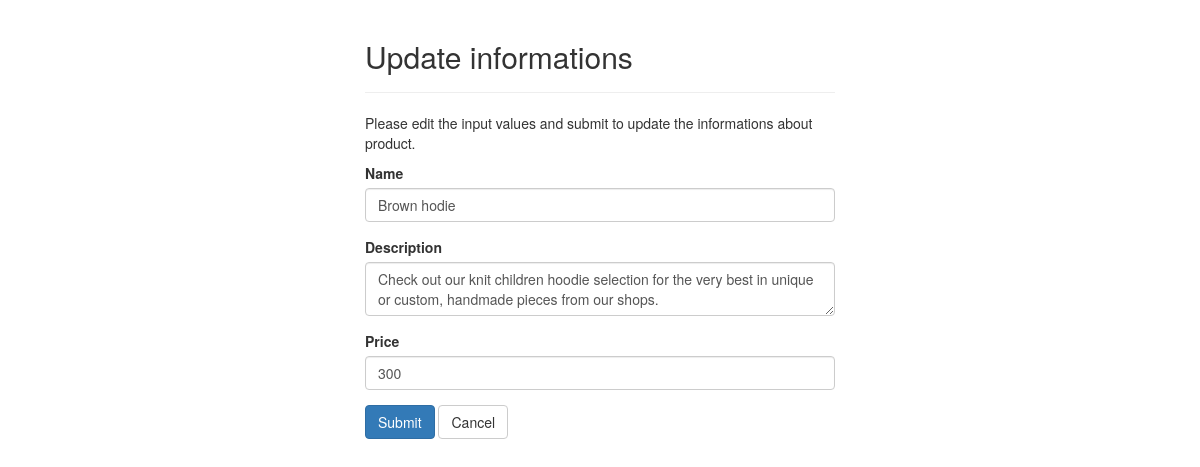
Screenshot of /update.php?id=30 with the database file from the repository.
### tables this page shows
CREATE TABLE `products` (
  `id` int(11) NOT NULL,
  `code` varchar(30) NOT NULL,
  `name` varchar(30) NOT NULL,
  `description` text NOT NULL,
  `price` int(11) NOT NULL,
  `picture` varchar(200) NOT NULL
);

### update.php (the view, shortened to what this page needs)
<?php
    require_once "config/config.php";
    $name = $description = $price = "";
    $name_err = $description_err = $price_err = "";
    if (isset($_POST["id"]) && !empty($_POST["id"])) {
        $id = $_POST["id"];
        $input_name = trim($_POST["name"]);
        if (empty($input_name)) {
            $name_err = "Please enter a name!";
        }elseif(!filter_var($input_name, FILTER_VALIDATE_REGEXP, array("options"=>array("regexp"=>"/^[a-zA-Z\s]+$/")))){
            $name_err = "Please enter a valid name!";
        }else{
            $name = $input_name;
        }
        $input_description = trim($_POST['description']);
        if (empty($input_description)) {
            $description_err = "Please enter an description of product!";
        }else{
            $description = $input_description;
        }
        $input_price = trim($_POST["price"]);
        if (empty($input_price)) {
            $price_err = "Please enter the price amount!";
        }elseif(!ctype_digit($input_price)){
            $price_err = "Please enter a positive digit!";
        }else{
            $price = $input_price;
        }
        if (empty($name_err) && empty($description_err) && empty($price_err)) {
            $sql = "UPDATE products SET name=?, description=?, price=? WHERE id=?";
            if ($stmt = mysqli_prepare($link, $sql)) {
                mysqli_stmt_bind_param($stmt, "ssii", $param_name, $param_description, $param_price, $param_id);
                $param_name = $name;
                $param_description = $description;
                $param_price = $price;
                $param_id = $id;
                if (mysqli_stmt_execute($stmt)) {
                    header("location: index.php");
                    exit();
                }else{
                    echo "Something went wrong! Please try again leter.";
                }
            }
            mysqli_stmt_close($stmt);
        }
        mysqli_close($link);
    }else{
        if (isset($_GET["id"]) && !empty(trim($_GET["id"]))) {
            $sql = "SELECT * FROM products WHERE id = ?";
            if ($stmt = mysqli_prepare($link, $sql)) {
                mysqli_stmt_bind_param($stmt, "i", $param_id);
                if (mysqli_stmt_execute($stmt)) {
                    $result = mysqli_stmt_get_result($stmt);
                    if (mysqli_num_rows($result) == 1) {
                        $row = mysqli_fetch_array($result, MYSQLI_ASSOC);
                        $name = $row["name"];
                        $description = $row["description"];
                        $price = $row["price"];
                    }else{
                        header("location: error.php");
                        exit();
                    }
                }else{
                    echo "Oops! Something went wrong. Please try again leter.";
                }
            }
        }else{
            header("location: error.php");
            exit();
        }
    }
?>
<!DOCTYPE html>
<html lang="en">
<head>
    <link rel="stylesheet" href="https://maxcdn.bootstrapcdn.com/bootstrap/3.3.7/css/bootstrap.css">
</head>
<body>
    <div class="wrapper">
        <div class="container-fluid">
            <div class="row">
                <div class="col-md-12">
                    <div class="page-header">
                        <h2>Update informations</h2>
                    </div>
                    <p>Please edit the input values and submit to update the informations about product.</p>
                    <form action="<?php echo htmlspecialchars(basename($_SERVER['REQUEST_URI']))?>" method="POST">
                        <div class="form-group<?php echo (!empty($name_err)) ? 'has-error': ''; ?>">
                            <label>Name</label>
                            <input type="text" name="name" class="form-control" value="<?php echo $name; ?>">
                        </div>
                        <div class="form-group<?php echo (!empty($description_err)) ? 'has-error': ''; ?>">
                            <label>Description</label>
                            <textarea name="description" class="form-control"><?php echo $description;?></textarea>
                        </div>
                        <div class="form-group <?php echo (!empty($price_err)) ? 'has-error' : ''; ?>">
                            <label>Price</label>
                            <input type="text" name="price" class="form-control" value="<?php echo $price; ?>">
                        </div>
                        <input type="submit" class="btn btn-primary" value="Submit">
                        <a href="index.php" class="btn btn-default">Cancel</a>
                </form>
                </div>
            </div>
        </div>
    </div>
</body>
</html>

### update.php (style rules this page uses)
.wrapper { width: 500px; margin: 0 auto; }

### rows the page displays
products: name "Brown hodie", description "Check out our knit children hoodie selection for the very best in unique or custom, handmade pieces from our shops.", price "300"
